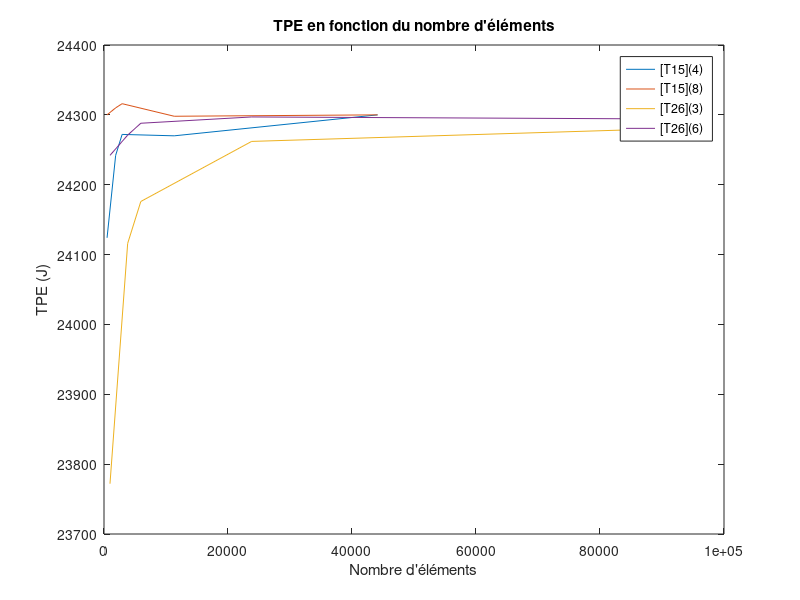
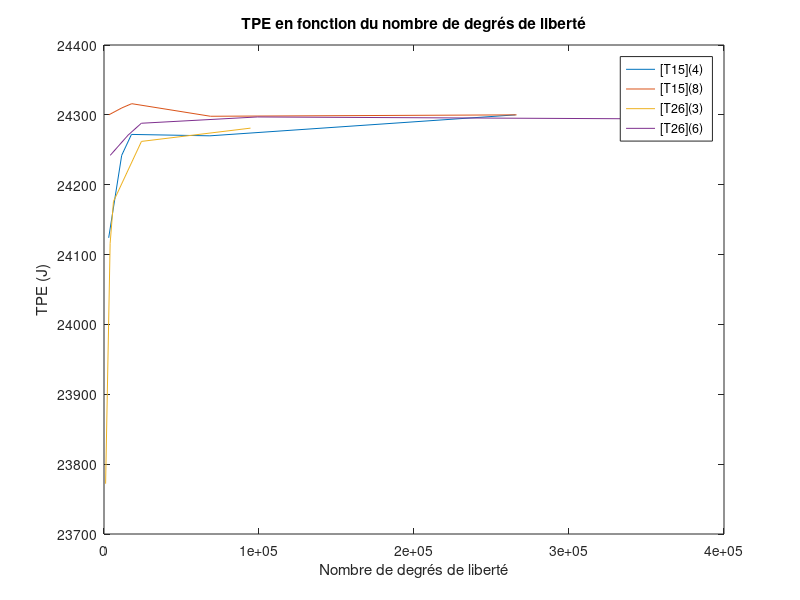
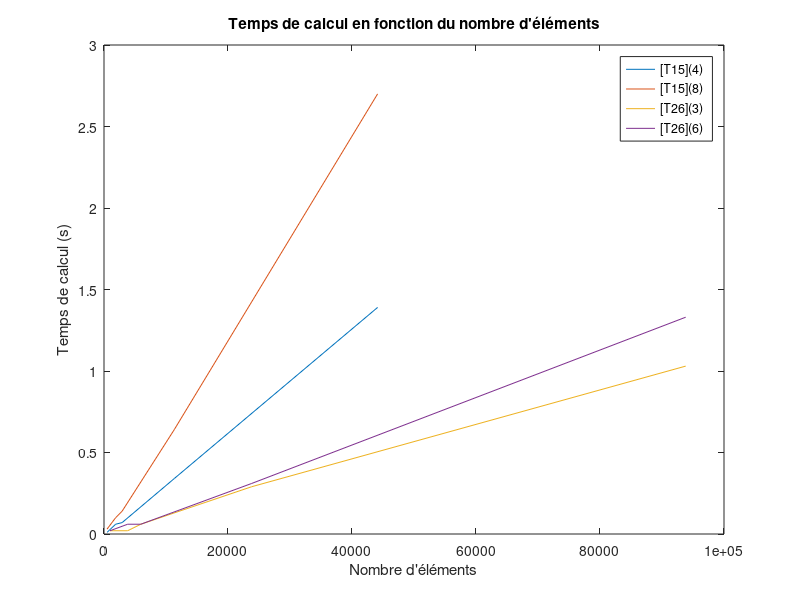
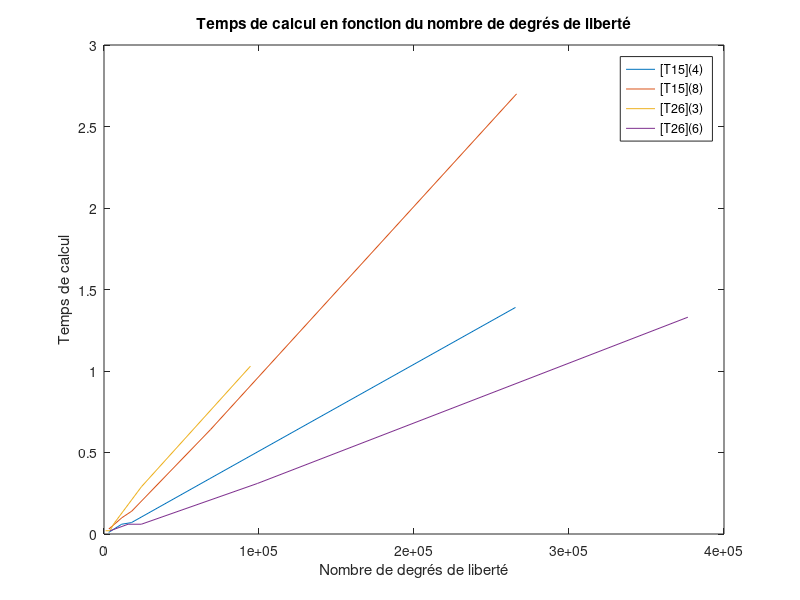

Write MATLAB code to recreate these figures, in order.
%%% COARSE
% Abscisses
% 1) Nombre d'éléments
elem_15_4=[492 1878 2923 11328 44129];
elem_15_8=[492 1878 2923 11328 44129];
elem_26_3=[965 3817 5937 23814 93819];
elem_26_6=[965 3817 5937 23814 93819];
% 2) Nombre de degrés de liberté
ddl_15_4=[3021 11407 17712 68315 265469];
ddl_15_8=[3091 11547 17887 68663 266165];
ddl_26_3=[1033 3955 6110 24161 94513];
ddl_26_6=[3997 15545 24095 98951 376665];

% Ordonnées
% 1) Total Potential Energy
tpe_15_4=[24124 24242 24272 24270 24300];
tpe_15_8=[24300 24310 24316 24298 24300];
tpe_26_3=[23772 24116 24176 24262 24281];
tpe_26_6=[24242 24271 24288 24297 24294];
% 2) Temps de calcul
temps_15_4=[0.01 0.06 0.07 0.34 1.39];
temps_15_8=[0.03 0.1 0.14 0.64 2.7];
temps_26_3=[0.02 0.02 0.06 0.29 1.03];
temps_26_6=[0.02 0.06 0.06 0.31 1.33];
figure;
%% TPE en fonction du nombre d'éléments
plot(elem_15_4,tpe_15_4)
hold on
plot(elem_15_8,tpe_15_8)
hold on
plot(elem_26_3,tpe_26_3)
hold on
plot(elem_26_6,tpe_26_6)
xlabel('Nombre d''éléments')
ylabel('TPE (J)')
title('TPE en fonction du nombre d''éléments')
legend('[T15](4)','[T15](8)','[T26](3)','[T26](6)','location','best'); 
figure;
%% TPE en fonction du nombre de ddl
plot(ddl_15_4,tpe_15_4)
hold on
plot(ddl_15_8,tpe_15_8)
hold on
plot(ddl_26_3,tpe_26_3)
hold on
plot(ddl_26_6,tpe_26_6)
xlabel('Nombre de degrés de liberté')
ylabel('TPE (J)')
title('TPE en fonction du nombre de degrés de liberté')
legend('[T15](4)','[T15](8)','[T26](3)','[T26](6)','location','best');
figure;
%% Temps de calcul en fonction du nombre d'éléments
plot(elem_15_4,temps_15_4)
hold on
plot(elem_15_8,temps_15_8)
hold on
plot(elem_26_3,temps_26_3)
hold on
plot(elem_26_6,temps_26_6)
xlabel('Nombre d''éléments')
ylabel('Temps de calcul (s)')
title('Temps de calcul en fonction du nombre d''éléments')
legend('[T15](4)','[T15](8)','[T26](3)','[T26](6)','location','best');
figure;
%% Temps de calcul en fonction du nombre de ddl
plot(ddl_15_4,temps_15_4)
hold on
plot(ddl_15_8,temps_15_8)
hold on
plot(ddl_26_3,temps_26_3)
hold on
plot(ddl_26_6,temps_26_6)
xlabel('Nombre de degrés de liberté')
ylabel('Temps de calcul')
title('Temps de calcul en fonction du nombre de degrés de liberté')
legend('[T15](4)','[T15](8)','[T26](3)','[T26](6)','location','best');
